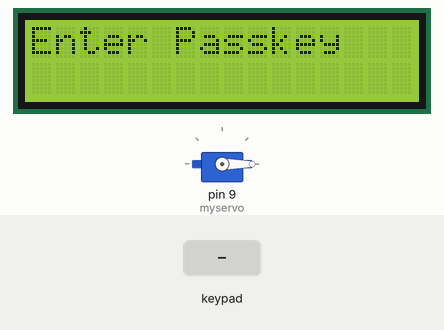
This sketch was run on a simulated Arduino Mega 2560, built with avr-gcc and run on an emulated ATmega2560. On the bench: 16×2 character LCD, servo. Inputs (shaded band) come from the test bench. What the sketch prints to the serial monitor is not drawn.

Above: at 1.2 s.
1.3 s: keypad keys 6 9 6 9 6 9 D D # pressed 0.4 s apart
At 5.6 s:
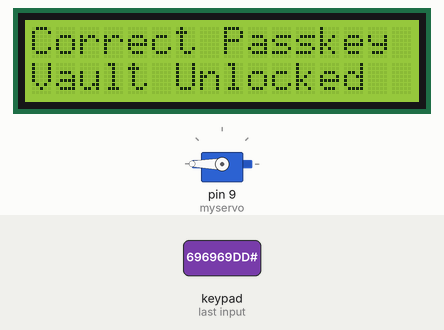
6.4 s: key '#' pressed
At 7.1 s:
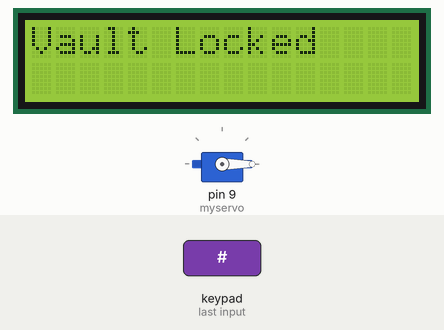
7.9 s: keypad keys 3 0 3 2 3 4 3 6 # pressed 0.4 s apart
At 11.8 s:
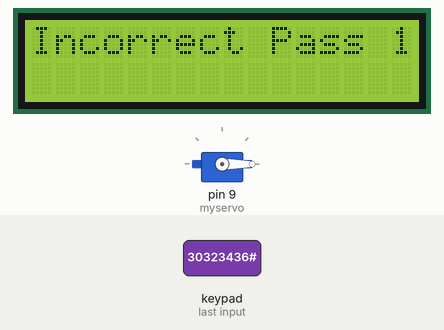
13.0 s: key 'A' pressed
At 13.4 s:
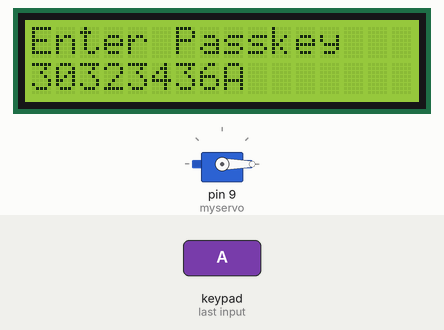
14.5 s: key 'B' pressed
At 15.5 s:
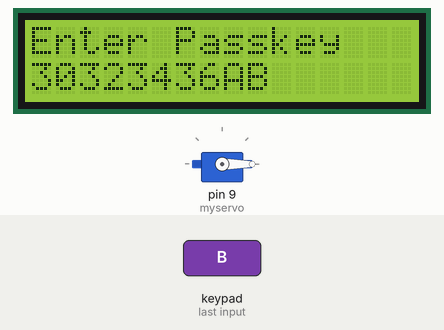
16.0 s: key 'C' pressed
At 16.8 s:
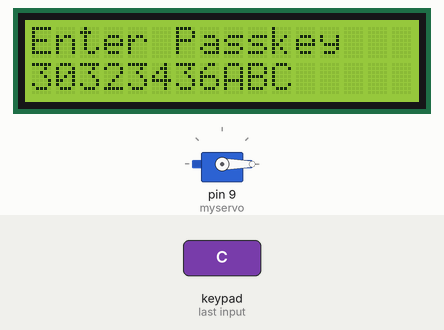
Timing chart, 0 to 18.5 s (numbered marks = the images above; inputs shaded):
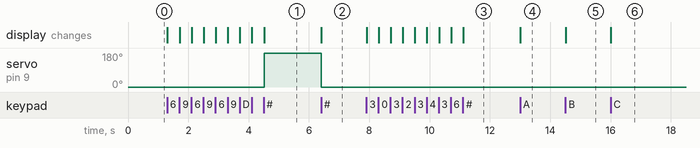

The sketch:

BetterLCDMembraneTest.ino
```cpp
/*
Krishay Iyer
ENES 100
Professor Mellini

Code to run the Elegoo vault
*/

//Importing Libraries
#include <LiquidCrystal.h> // For the Screen
#include <Keypad.h> // For the membrane keypad switch
#include <string.h>
#include <Servo.h> // Manages the servo


//Membrane Keypad Switch Initialization

const byte ROWS = 4;
const byte COLS = 4;

char hexaKeys[ROWS][COLS] = {
  {'1', '2', '3', 'A'},
  {'4', '5', '6', 'B'},
  {'7', '8', '9', 'C'},
  {'*', '0', '#', 'D'}
};

byte colPins[ROWS] = {30, 32, 34, 36};
byte rowPins[COLS] = {22, 24, 26, 28};

Keypad customKeypad = Keypad(makeKeymap(hexaKeys), rowPins, colPins, ROWS, COLS);

//LCD Display Initialization
//Referencing Pins
const int rs = 12, en = 11, d4 = 5, d5 = 4, d6 = 3, d7 = 2;
LiquidCrystal lcd(rs, en, d4, d5, d6, d7);


//Passkey Initialization
String inputPasskey = "";
String correctPasskey = "696969DD";

bool correct = false;

int numTries = 0;
int numTriesLimit = 5;
int timeOut = 10; //In Seconds

Servo myservo;  // create servo object to control a servo

void clearScreen(){ // This function is redundant :/
  lcd.clear();
}

void setup() {
  // set up the LCD's number of columns and rows:
  lcd.begin(16, 2);
  // Print a message to the LCD.
  lcd.print("Enter Passkey");
  //Starting serial port output (not used)
  Serial.begin(9600);
  //Referencing the servo's control pin
  myservo.attach(9);
  //Setting the servo to its 0 position
  myservo.write(0);
}

void loop() {

  if (numTries >= numTriesLimit){ // Lock the user out if the attempts reach the limit
    correct = false;
    for (int i = 0; i <= timeOut; i++){
      clearScreen();
      lcd.setCursor(0,0);
      lcd.print("Lock Timeout");
      lcd.setCursor(0, 1);
      lcd.print(String(timeOut - i));
      delay(1000);
    }
    numTries = 0;
  }

  else{
    lcd.setCursor(0, 1);
    char button = customKeypad.getKey(); // Retreive button input

    if (button) {
      if (button == '#'){ // Locking/Unlocking Vault
        if (correct){ // Already correct? lock it
          clearScreen();
          lcd.setCursor(0,0);
          Serial.println("Vault Locked");
          lcd.print("Vault Locked");
          inputPasskey="";
          correct = false;
          myservo.write(0);
        }
        else if (inputPasskey.equals(correctPasskey)){ // Check if it is correct, if not already correct
          clearScreen();
          lcd.setCursor(0,0);
          Serial.println("Correct Passkey");
          lcd.print("Correct Passkey");
          lcd.setCursor(0,1);
          Serial.println("Vault Unlocked");
          lcd.print("Vault Unlocked");
          myservo.write(180);
          correct = true;
        }

        else{ // Increase attempt by 1
          Serial.println("Wrong Input!");
          clearScreen();
          lcd.setCursor(0,0);
          numTries++;
          lcd.print("Incorrect Pass " + String(numTries));
        }
      }
      else if (button == '*'){ // Removing last input
        if (inputPasskey.length() != 0){
          inputPasskey.remove(inputPasskey.length()-1);
          // Serial.println(inputPasskey);
          clearScreen();
          lcd.setCursor(0,0);
          lcd.print("Enter Passkey");
          lcd.setCursor(0,1);
          lcd.print(inputPasskey);
        }
      }

      else{ //Adding input to end of string
        inputPasskey += button;
        clearScreen();
        lcd.setCursor(0,0);
        lcd.print("Enter Passkey");
        lcd.setCursor(0,1);
        // Serial.println(inputPasskey);
        lcd.print(inputPasskey);
      }
    }
  }
}
```

Measured:
- after the input at 1.3 s, servo on pin 9 (myservo): 0° → 180° after 3.2 s; the display: first changes at once (image 1 shows a later state)
- after the input at 6.4 s, servo on pin 9 (myservo): 180° → 0° at once; the display: changes at once (image 2)
- after the input at 7.9 s, the display: first changes at once (image 3 shows a later state)
- after the input at 13.0 s, the display: changes at once (image 4)
- after the input at 14.5 s, the display: changes at once (image 5)
- after the input at 16.0 s, the display: changes at once (image 6)
